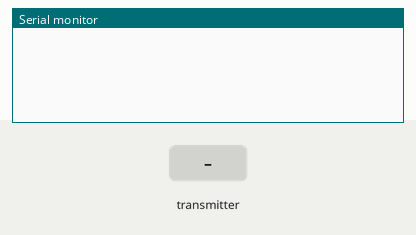
Recording of a sketch running on a simulated Arduino Uno, built with avr-gcc and run on an emulated ATmega328P. On the bench: the last lines printed to the serial monitor. The inputs (shaded band) are chosen by the test bench. WiFi joins after 1.5 s; servers stay silent unless stated; uploads are accepted with an empty reply; no radio packets arrive unless stated.

Above: at 2.7 s.
2.8 s: the transmitter starts sending pooltemp1data = 0
At 2.99 s:
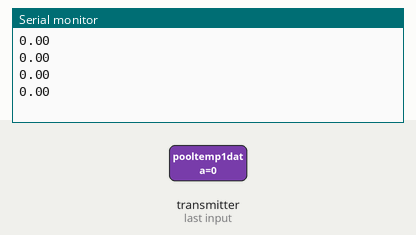
4.5 s: the transmitter starts sending pooltemp2data = 25
6.0 s: the transmitter starts sending airtempdata = 50
At 6.39 s:
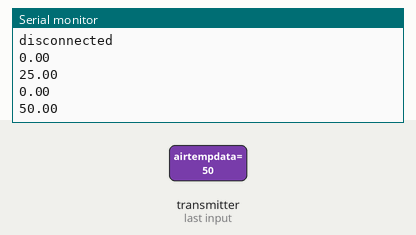
7.5 s: the transmitter starts sending uvdata = 25
10.5 s: the transmitter starts sending pooltemp1data = 100
Timing chart, 0 to 13.0 s (numbered marks = the images above; inputs shaded):
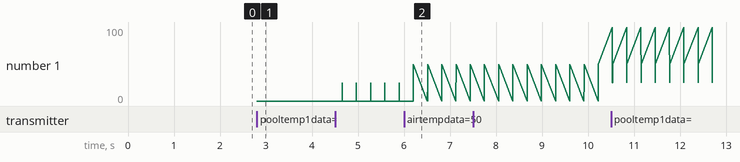

The sketch:

receiver.ino
```cpp
#include <SPI.h>
#include <nRF24L01.h>
#include <RF24.h>
#include <UIPEthernet.h>


void connection();

struct {
  float pooltemp1data;
  float pooltemp2data;
  float airtempdata;
  float uvdata;
}measurements;

byte mac[] = { 0xDE, 0xAD, 0xBE, 0xEF, 0xFE, 0xED };
EthernetClient client;

int    HTTP_PORT   = 80;
String HTTP_METHOD = "GET";
char   HOST_NAME1[] = "192.168.0.105";

float pt1data, pt2data, atdata, sunuvdata;
String buffer;
RF24 radio(9, 10);

void setup() {
  Serial.begin(115200);
  radio.begin();
  radio.openReadingPipe(0, 0xF0F0F0F0CC);
  radio.setPALevel(RF24_PA_MAX);
  radio.startListening();
  Ethernet.begin(mac);
  if (Ethernet.hardwareStatus() == EthernetNoHardware) {
    Serial.println("Sorry, can't run without hardware. :(");
    while (1) {
      delay(5);
    }
  }
}


void loop()
{
  if(radio.available())
  {
    radio.read(&measurements, sizeof(measurements));
    Serial.println(measurements.pooltemp1data);
    Serial.println(measurements.pooltemp2data);
    Serial.println(measurements.uvdata);
    Serial.println(measurements.airtempdata);

    pt1data = measurements.pooltemp1data;
    pt2data = measurements.pooltemp2data;
    atdata = measurements.airtempdata;
    sunuvdata = measurements.uvdata;
    connection();
  }
}


void connection()
{
  while(client.connect("192.168.0.105", 80))
  {
    client.print("GET /arduino/insert.php?pt1data=");
    client.print(pt1data);
    client.print("&pt2data=");
    client.print(pt2data);
    client.print("&atdata=");
    client.print(atdata);
    client.print("&sunuvdata=");
    client.print(sunuvdata);
    client.print(" ");
    client.print("HTTP/1.1");
    client.println();
    client.println("Host: " + String(HOST_NAME1));
    client.println("Connection: close");
    client.println();

    while(client.connected()) {
      if(client.available()){
        char c = client.read();
        Serial.print(c);
      }
    }

    client.stop();
    Serial.println();
    Serial.println("disconnected");
    break;
  }
}
```

Measured:
- after the input at 2.8 s, the serial monitor: prints a new line at once (image 1)
- after the input at 6.0 s, the serial monitor: prints a new line after 0.20 s (image 2)
- plotted number 1: 0 → 50 after the input at 6.0 s
